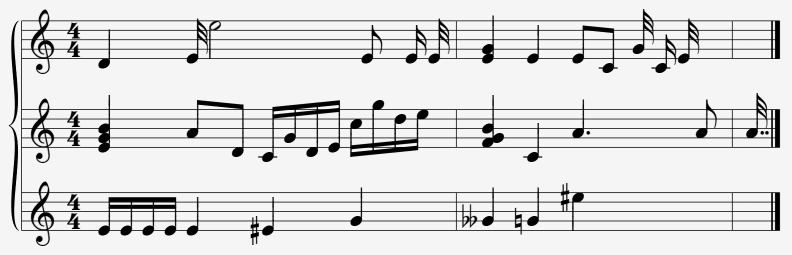
#> input picture testcases/02.PNG, 1583 x 509 px (shown at 1/2 size)
$ jupyter execute --allow-errors main.ipynb
#> lines starting #> are read from the running program, lines starting #| are printed output that depends on the picture; after the words box and inside, x2 and y2 are one past the last pixel; in counts of white or black regions, pixels touching at a corner belong together
### src/commonfunctions.py
import skimage.io as io
import matplotlib.pyplot as plt
import numpy as np
from skimage.exposure import histogram
from matplotlib.pyplot import bar
from skimage.color import rgb2gray
from skimage.filters import threshold_otsu, gaussian, median
from skimage.morphology import binary_opening, binary_closing, binary_dilation, binary_erosion, closing, opening, square, skeletonize, disk
from skimage.feature import canny
from skimage.transform import resize


def show_images(images, titles=None):
    n_ims = len(images)
    if titles is None:
        titles = ['(%d)' % i for i in range(1, n_ims + 1)]
    fig = plt.figure()
    n = 1
    for image, title in zip(images, titles):
        a = fig.add_subplot(1, n_ims, n)
        if image.ndim == 2:
            plt.gray()
        plt.imshow(image)
        a.set_title(title)
        plt.axis('off')
        n += 1
    fig.set_size_inches(np.array(fig.get_size_inches()) * n_ims)
    plt.show()


# [5 lines left out: function showHist, not called in this run]


def gray_img(img):
    '''
    img: rgb image
    return: gray image, pixel values 0:255
    '''
    gray = rgb2gray(img)
    if len(img.shape) == 3:
        gray = gray*255
    return gray


# [9 lines left out: function otsu, not called in this run]


def get_gray(img):
    gray = rgb2gray(np.copy(img))
    return gray


def get_thresholded(img, thresh):
    return 1*(img > thresh)


# [26 lines left out: functions histogram, get_line_indices, get_region_lines_indices, not called in this run]

### src/main.ipynb
[cell 1]
from commonfunctions import *
from pre_processing import *
from staff import calculate_thickness_spacing, remove_staff_lines, coordinator
from segmenter import Segmenter
from connected_componentes import  *
from fit import predict
from box import Box
import glob
import cv2
import pickle
from imutils import resize as im_resize
from scipy.ndimage import binary_fill_holes
from skimage.morphology import skeletonize, thin

[cell 2]
img_name = '02'
img_ext = 'PNG'
imgs_path = '../testcases/'

[cell 3]
label_map = {
    0:{
        0: 'N0'
    },
    1:{
        0:'b2',
        1:'a2'
    },
    2:{
        0:'g2',
        1:'f2'
    },
    3:{
        0:'e2',
        1:'d2'
    },
    4:{
        0:'c2',
        1:'b1'
    },
    5:{
        0:'a1',
        1:'g1'
    },
    6:{
        0:'f1',
        1:'e1'
    },
    7:{
        0:'d1',
        1:'c1'
    }
}

[cell 4]
img = io.imread(f'{imgs_path}{img_name}.{img_ext}')
#> img is the input picture: shape (509, 1583, 4); mean R, G, B, A 220.8, 220.8, 220.8, 255
img = gray_img(img)
show_images([img])
#> in show_images, `n_ims = len(images)`: n_ims = 1
#> the loop in show_images, `for image, title in zip(images, titles):` made 1 pass
#> (title, n) on pass 1: ('(1)', 2)
#> after the loop in show_images, `for image, title in zip(images, titles):`: n = 2
# img = get_thresholded(img, threshold_otsu(img))
#> (the rest of this cell did not finish here and is left out)

[cell 5]
#img = io.imread('testcases/test-set-scanned/test-cases/02.PNG')
print(img.shape)
#| (509, 1583)
# [5 lines of commented-out code are left out]
original = img.copy()
gray = get_gray(img)
bin_img = get_thresholded(gray, threshold_otsu(gray))
#> in get_thresholded, `return 1*(img > thresh)`:
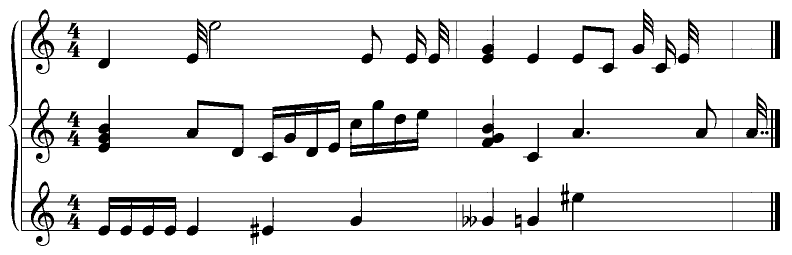
#> returned value: shape (509, 1583) int64 (shown at 1/2 size); values 0 (black) and 1 (white), 89.4% white; 5 black regions, box (x1, y1, x2, y2) and area: (42, 18, 1560, 492) 82819, (17, 41, 38, 462) 2546, (1530, 262, 1537, 269) 41, (1173, 262, 1180, 269) 38, (1521, 262, 1528, 269) 38
show_images([gray, bin_img], ['Gray', 'Binary'])
#> the loop in show_images (call 2), `for image, title in zip(images, titles):` made 2 passes
#> (title, n) on passes 1 to 2: ('Gray', 2), ('Binary', 3)
#> after the loop in show_images (call 2), `for image, title in zip(images, titles):`: n = 3
#> in show_images (call 2), `plt.show()`:
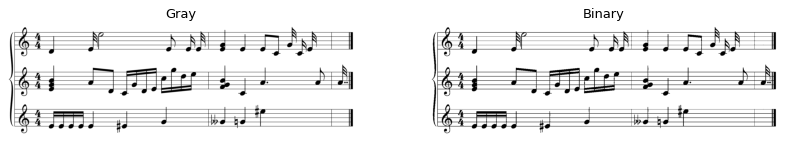
#> figure drawn by matplotlib, 2 panels

#> (a cell that did not finish here is left out)

[cell 7]
imgs_spacing = []
imgs_rows = []
coord_imgs = []
#> (the rest of this cell did not finish here and is left out)

[cell 8]
# [11 lines left out: function estim, not called in this run]

[cell 9]
# [6 lines left out: function draw_staff, not called in this run]

for i, img in enumerate(coord_imgs):
    new_img = draw_staff(img,imgs_rows[i])
    show_images([img,new_img], ['Binary','new'])
    cv2.imwrite(f'{img_name}_without_staff_{i}.png', np.array(255*img).astype(np.uint8))
    cv2.imwrite(f'{img_name}_with_new_staff_{i}.png', np.array(255*new_img).astype(np.uint8))

$ run again, with testcases/01.PNG copied over testcases/02.PNG
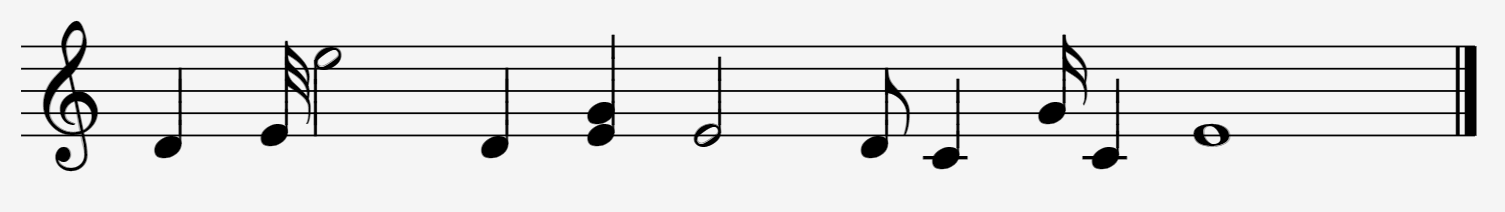
#> input picture testcases/01.PNG, 1505 x 212 px
#> img is the input picture: shape (212, 1505, 4); mean R, G, B, A 226.2, 226.2, 226.2, 255
#> n_ims = 1
#> the loop in show_images, `for image, title in zip(images, titles):` made 1 pass
#> (title, n) on pass 1: ('(1)', 2)
#> after the loop in show_images, `for image, title in zip(images, titles):`: n = 2
#| (212, 1505)
#> in get_thresholded, `return 1*(img > thresh)`:
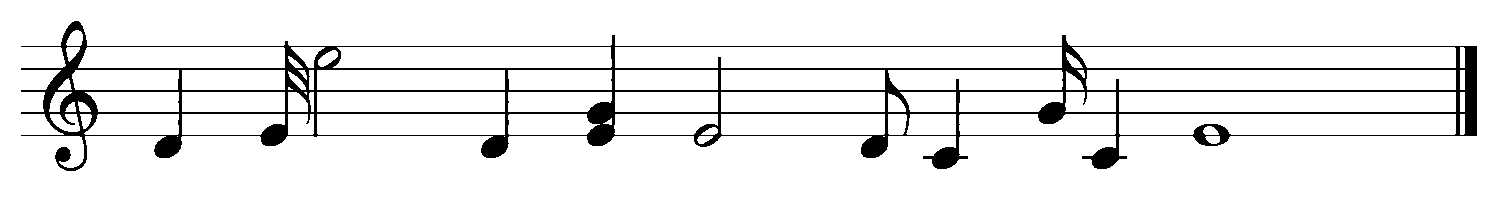
#> returned value: shape (212, 1505) int64; values 0 (black) and 1 (white), 92.6% white; 1 black region, box (x1, y1, x2, y2) and area: (21, 21, 1477, 171) 23531
#> the loop in show_images (call 2), `for image, title in zip(images, titles):` made 2 passes
#> (title, n) on passes 1 to 2: ('Gray', 2), ('Binary', 3)
#> after the loop in show_images (call 2), `for image, title in zip(images, titles):`: n = 3
#> in show_images (call 2), `plt.show()`:
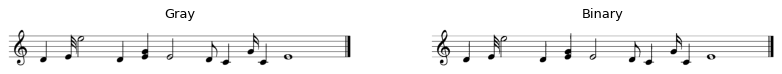
#> figure drawn by matplotlib, 2 panels

$ run again, with testcases/03.PNG copied over testcases/02.PNG
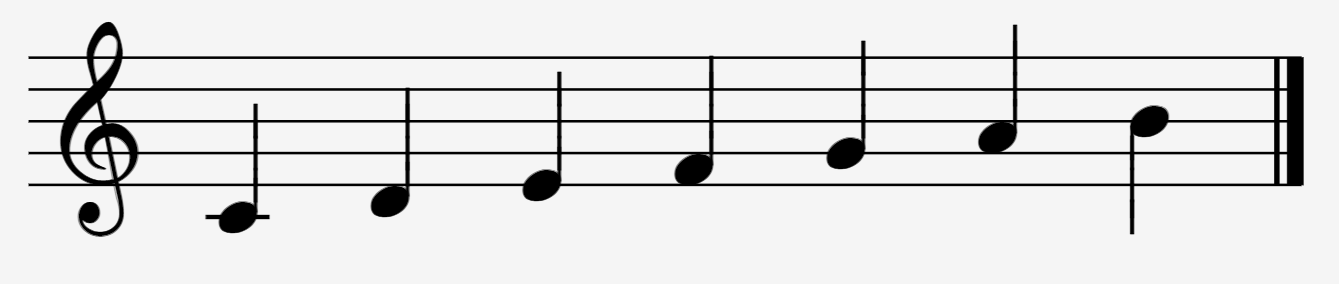
#> input picture testcases/03.PNG, 1339 x 284 px
#> img is the input picture: shape (284, 1339, 4); mean R, G, B, A 224.3, 224.3, 224.3, 255
#> n_ims = 1
#> the loop in show_images, `for image, title in zip(images, titles):` made 1 pass
#> (title, n) on pass 1: ('(1)', 2)
#> after the loop in show_images, `for image, title in zip(images, titles):`: n = 2
#| (284, 1339)
#> in get_thresholded, `return 1*(img > thresh)`:
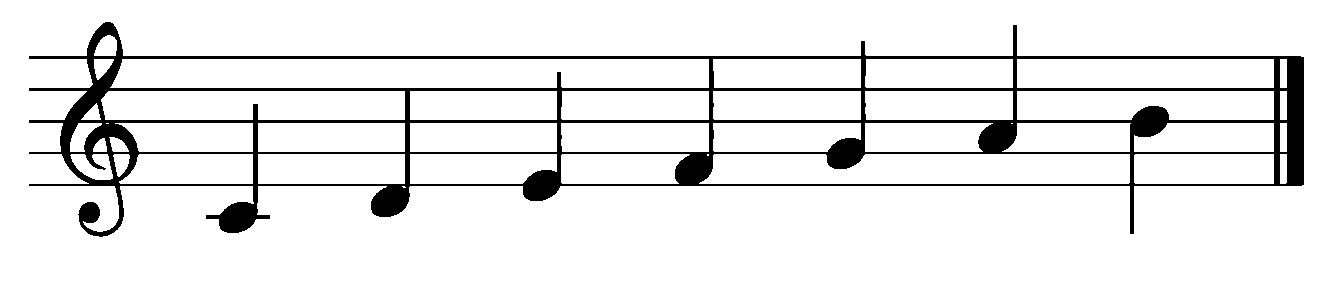
#> returned value: shape (284, 1339) int64; values 0 (black) and 1 (white), 91.3% white; 1 black region, box (x1, y1, x2, y2) and area: (29, 22, 1304, 237) 33011
#> the loop in show_images (call 2), `for image, title in zip(images, titles):` made 2 passes
#> (title, n) on passes 1 to 2: ('Gray', 2), ('Binary', 3)
#> after the loop in show_images (call 2), `for image, title in zip(images, titles):`: n = 3
#> in show_images (call 2), `plt.show()`:
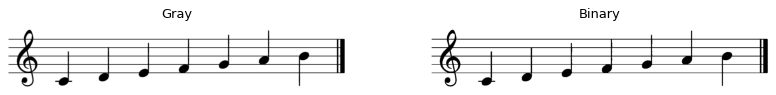
#> figure drawn by matplotlib, 2 panels

$ run again, with testcases/04.PNG copied over testcases/02.PNG
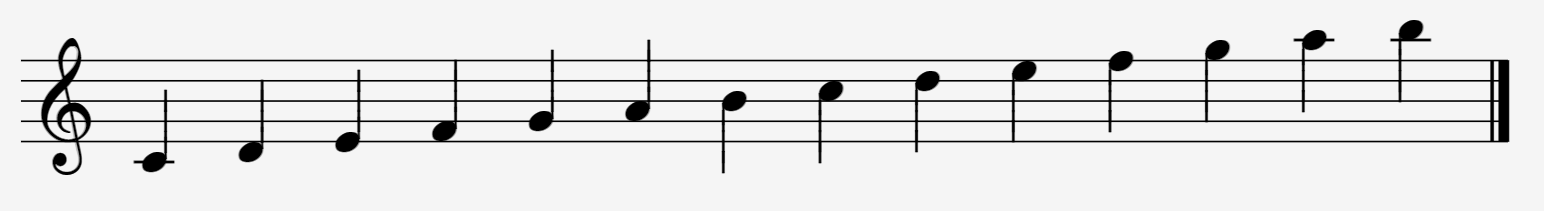
#> input picture testcases/04.PNG, 1544 x 211 px
#> img is the input picture: shape (211, 1544, 4); mean R, G, B, A 228.2, 228.2, 228.2, 255
#> n_ims = 1
#> the loop in show_images, `for image, title in zip(images, titles):` made 1 pass
#> (title, n) on pass 1: ('(1)', 2)
#> after the loop in show_images, `for image, title in zip(images, titles):`: n = 2
#| (211, 1544)
#> in get_thresholded, `return 1*(img > thresh)`:
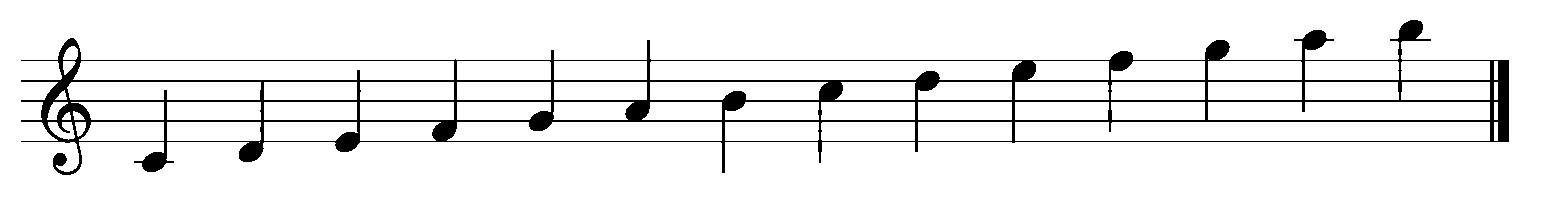
#> returned value: shape (211, 1544) int64; values 0 (black) and 1 (white), 93.1% white; 1 black region, box (x1, y1, x2, y2) and area: (21, 20, 1509, 175) 22439
#> the loop in show_images (call 2), `for image, title in zip(images, titles):` made 2 passes
#> (title, n) on passes 1 to 2: ('Gray', 2), ('Binary', 3)
#> after the loop in show_images (call 2), `for image, title in zip(images, titles):`: n = 3
#> in show_images (call 2), `plt.show()`:
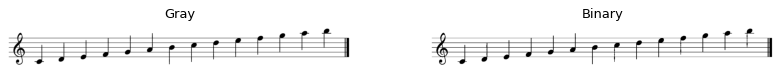
#> figure drawn by matplotlib, 2 panels
